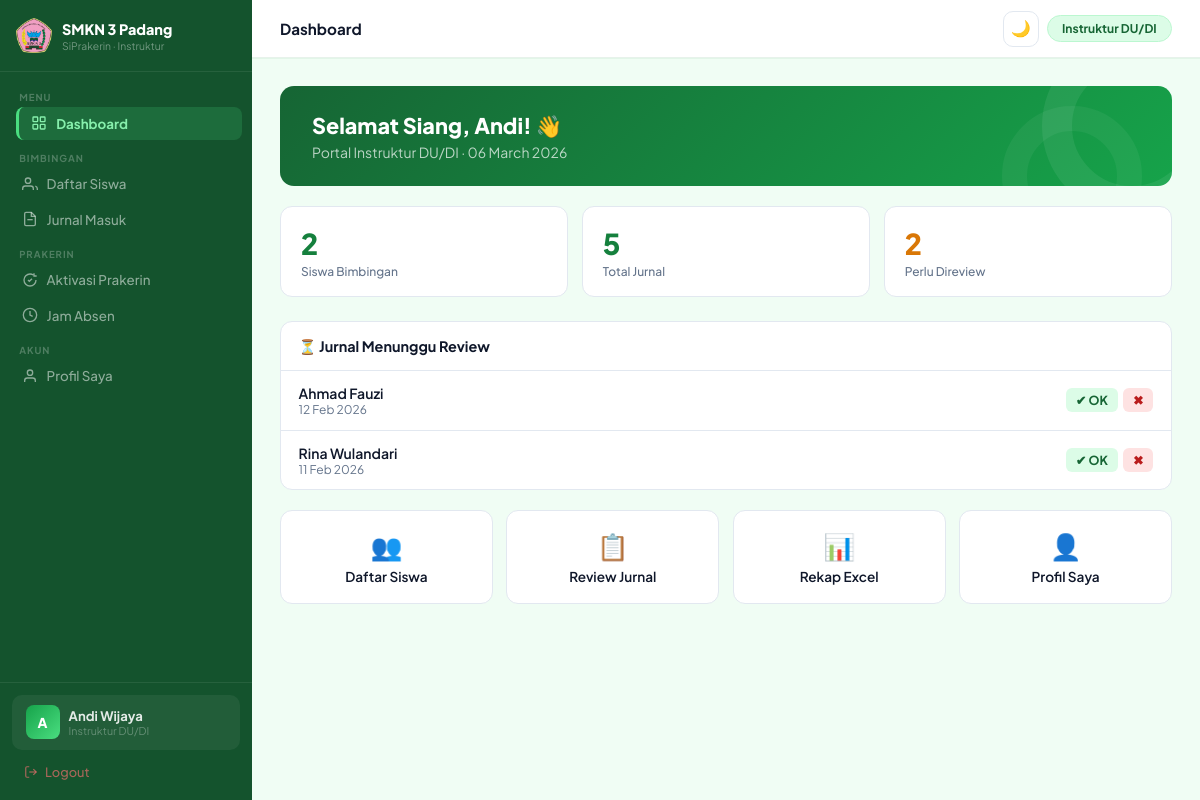
Page /instruktur/dashboard/index.php (signed in) on the committed database.
### tables this page shows
CREATE TABLE `jurnal` (
  `id` int(11) NOT NULL AUTO_INCREMENT,
  `siswa_id` int(11) NOT NULL,
  `tanggal` date NOT NULL,
  `kegiatan` text NOT NULL,
  `status` enum('pending','disetujui','ditolak') DEFAULT 'pending',
  `catatan_guru` text DEFAULT NULL,
  `created_at` timestamp NOT NULL DEFAULT current_timestamp(),
  PRIMARY KEY (`id`),
  KEY `siswa_id` (`siswa_id`),
  CONSTRAINT `jurnal_ibfk_1` FOREIGN KEY (`siswa_id`) REFERENCES `siswa` (`id`) ON DELETE CASCADE
);

CREATE TABLE `users` (
  `id` int(11) NOT NULL AUTO_INCREMENT,
  `nama` varchar(100) NOT NULL,
  `username` varchar(50) NOT NULL,
  `password` varchar(255) NOT NULL,
  `role` enum('admin','siswa','guru') NOT NULL,
  `created_at` timestamp NOT NULL DEFAULT current_timestamp(),
  PRIMARY KEY (`id`),
  UNIQUE KEY `username` (`username`)
);

### instruktur/dashboard/index.php (the view, shortened to what this page needs)
<?php
require '../../config/database.php';
$user_id=$_SESSION['user_id'];
$si=mysqli_prepare($conn,"SELECT i.id FROM instruktur i WHERE i.user_id=?");
mysqli_stmt_bind_param($si,"i",$user_id); mysqli_stmt_execute($si);
$instr=mysqli_fetch_assoc(mysqli_stmt_get_result($si));
$instr_id=$instr['id']??0;
function qN($conn,$sql,$id){
  $s=mysqli_prepare($conn,$sql); mysqli_stmt_bind_param($s,"i",$id);
  mysqli_stmt_execute($s); return mysqli_fetch_assoc(mysqli_stmt_get_result($s))['n'];
}
$tot_siswa  =qN($conn,"SELECT COUNT(*) n FROM siswa WHERE instruktur_id=?",$instr_id);
$tot_jurnal =qN($conn,"SELECT COUNT(*) n FROM jurnal j JOIN siswa s ON j.siswa_id=s.id WHERE s.instruktur_id=?",$instr_id);
$tot_pending=qN($conn,"SELECT COUNT(*) n FROM jurnal j JOIN siswa s ON j.siswa_id=s.id WHERE s.instruktur_id=? AND j.status='pending'",$instr_id);
$q_pend=mysqli_prepare($conn,"
  SELECT j.id,j.tanggal,u.nama FROM jurnal j
  JOIN siswa s ON j.siswa_id=s.id JOIN users u ON s.user_id=u.id
  WHERE s.instruktur_id=? AND j.status='pending'
  ORDER BY j.created_at DESC LIMIT 5
");
mysqli_stmt_bind_param($q_pend,"i",$instr_id); mysqli_stmt_execute($q_pend);
$pendings=mysqli_stmt_get_result($q_pend);
$h=(int)date('H');
$sap=$h<11?'Pagi':($h<15?'Siang':($h<18?'Sore':'Malam'));
require '../layout/header.php';
?>
<div class="hero">
  <div class="hero-ring"></div><div class="hero-ring2"></div>
  <h1>Selamat <?= $sap ?>, <?= htmlspecialchars(explode(' ',$_SESSION['nama'])[0]) ?>! 👋</h1>
  <p>Portal Instruktur DU/DI · <?= date('d F Y') ?></p>
</div>
<div class="stat-row">
  <div class="stat-b"><div class="n"><?= $tot_siswa ?></div><div class="l">Siswa Bimbingan</div></div>
  <div class="stat-b"><div class="n"><?= $tot_jurnal ?></div><div class="l">Total Jurnal</div></div>
  <div class="stat-b"><div class="n" style="color:<?= $tot_pending?'#d97706':'inherit' ?>"><?= $tot_pending ?></div><div class="l">Perlu Direview</div></div>
</div>
<?php if($tot_pending>0): ?>
<div class="card" style="margin-bottom:1.25rem;">
  <div style="padding:.9rem 1.1rem;border-bottom:1px solid var(--border);font-weight:700;font-size:.9rem;">⏳ Jurnal Menunggu Review</div>
  <?php while($p=mysqli_fetch_assoc($pendings)): ?>
  <div class="pending-item">
    <div>
      <div style="font-weight:600;font-size:.875rem;"><?= htmlspecialchars($p['nama']) ?></div>
      <div style="font-size:.75rem;color:var(--muted);"><?= date('d M Y',strtotime($p['tanggal'])) ?></div>
    </div>
    <div style="display:flex;gap:5px;">
      <a href="../jurnal/aksi.php?id=<?= $p['id'] ?>&aksi=setuju&ref=../dashboard/index.php" class="btn-yes" onclick="return confirm('Setujui?')">✔ OK</a>
      <a href="../jurnal/aksi.php?id=<?= $p['id'] ?>&aksi=tolak&ref=../dashboard/index.php" class="btn-no" onclick="return confirm('Tolak?')">✖</a>
    </div>
  </div>
  <?php endwhile; ?>
</div>
<?php endif; ?>
<div class="qc-grid">
  <a href="../monitoring/index.php" class="qc-card"><div class="qi">👥</div>Daftar Siswa</a>
  <a href="../jurnal/index.php" class="qc-card"><div class="qi">📋</div>Review Jurnal</a>
  <a href="../monitoring/rekap_excel.php" class="qc-card"><div class="qi">📊</div>Rekap Excel</a>
  <a href="../profil/index.php" class="qc-card"><div class="qi">👤</div>Profil Saya</a>
</div>
<?php require '../layout/footer.php'; ?>

### instruktur/layout/header.php (style rules this page uses)
:root { --primary:#15803d; --primary-dark:#166534; --primary-light:#16a34a; --primary-glow:rgba(21,128,61,.15); --green-900:#14532d; --green-800:#166534; --green-700:#15803d; --green-600:#16a34a; --green-500:#22c55e; --green-400:#4ade80; --green-200:#bbf7d0; --green-100:#dcfce7; --green-50:#f0fdf4; --sidebar-bg:#14532d; --sidebar-w:252px; --topbar-h:58px; --text:#0f172a; --muted:#64748b; --border:#e2e8f0; --bg:#f0fdf4; --surface:#ffffff; --r:12px; --brand:#14532d; --accent:#16a34a; --text-main:#0f172a; }
*,*::before,*::after { margin:0;padding:0;box-sizing:border-box; }
html { scroll-behavior:smooth; }
body { font-family:'Plus Jakarta Sans',sans-serif;background:var(--bg);color:var(--text);font-size:.9rem; }
a { text-decoration:none;color:inherit;transition:.15s; }
.card { background:var(--surface);border:1px solid var(--border);border-radius:var(--r); }
.stat-row { display:grid;grid-template-columns:repeat(auto-fit,minmax(150px,1fr));gap:.85rem;margin-bottom:1.5rem; }
.stat-b { background:var(--surface);border:1px solid var(--border);border-radius:var(--r);padding:1.1rem 1.25rem;transition:.2s; }
.stat-b .n { font-size:1.8rem;font-weight:800;letter-spacing:-.03em;color:var(--primary); }
.stat-b .l { font-size:.75rem;color:var(--muted);font-weight:500;margin-top:3px; }
.hero,.welcome-banner { background:linear-gradient(135deg,var(--green-800),var(--green-600)); border-radius:14px;padding:1.6rem 2rem;color:#fff;position:relative;overflow:hidden;margin-bottom:1.25rem; }
.hero h1,.welcome-banner h1 { font-size:1.35rem;font-weight:800; }
.hero p,.welcome-banner p { opacity:.7;font-size:.875rem;margin-top:4px; }
.hero-ring { position:absolute;right:-50px;top:-50px;width:180px;height:180px;border-radius:50%;border:30px solid rgba(255,255,255,.07); }
.hero-ring2 { position:absolute;right:30px;bottom:-60px;width:140px;height:140px;border-radius:50%;border:25px solid rgba(255,255,255,.05); }

### instruktur/dashboard/index.php (style rules this page uses)
.hero { background:linear-gradient(135deg,var(--green-800),var(--green-600)); border-radius:14px;padding:1.6rem 2rem;color:#fff;position:relative;overflow:hidden;margin-bottom:1.25rem; }
.hero h1 { font-size:1.35rem;font-weight:800; }
.hero p { opacity:.7;font-size:.875rem;margin-top:4px; }
.hero-ring { position:absolute;right:-50px;top:-50px;width:180px;height:180px;border-radius:50%; border:30px solid rgba(255,255,255,.07); }
.hero-ring2 { position:absolute;right:30px;bottom:-60px;width:140px;height:140px;border-radius:50%; border:25px solid rgba(255,255,255,.05); }
.pending-item { display:flex;align-items:center;justify-content:space-between; padding:.8rem 1.1rem;border-bottom:1px solid var(--border);gap:12px; }
.pending-item:last-child { border-bottom:none; }
.btn-yes { background:#dcfce7;color:#166534;border:none;padding:4px 10px;border-radius:6px;font-size:.78rem;font-weight:700;cursor:pointer;font-family:inherit; }
.btn-no { background:#fee2e2;color:#b91c1c;border:none;padding:4px 10px;border-radius:6px;font-size:.78rem;font-weight:700;cursor:pointer;font-family:inherit; }
.qc-grid { display:grid;grid-template-columns:repeat(auto-fit,minmax(160px,1fr));gap:.85rem;margin-top:1.25rem; }
.qc-card { background:#fff;border:1.5px solid var(--border);border-radius:12px;padding:1.1rem;text-align:center;transition:.2s;font-size:.85rem;font-weight:600; }
.qc-card .qi { font-size:1.6rem;margin-bottom:6px; }

### rows in the picture
jurnal: users.nama "Ahmad Fauzi", tanggal "12 Feb 2026"
jurnal: users.nama "Rina Wulandari", tanggal "11 Feb 2026"

### other values in the picture
substr($_SESSION['nama']??'I',0,1) "A"
substr($_SESSION['nama']??'',0,16) "Andi Wijaya"
$page_title "Dashboard"
$sap "Siang"
explode(' ',$_SESSION['nama'])[0] "Andi"
$tot_siswa "2"
$tot_jurnal "5"
$tot_pending "2"
